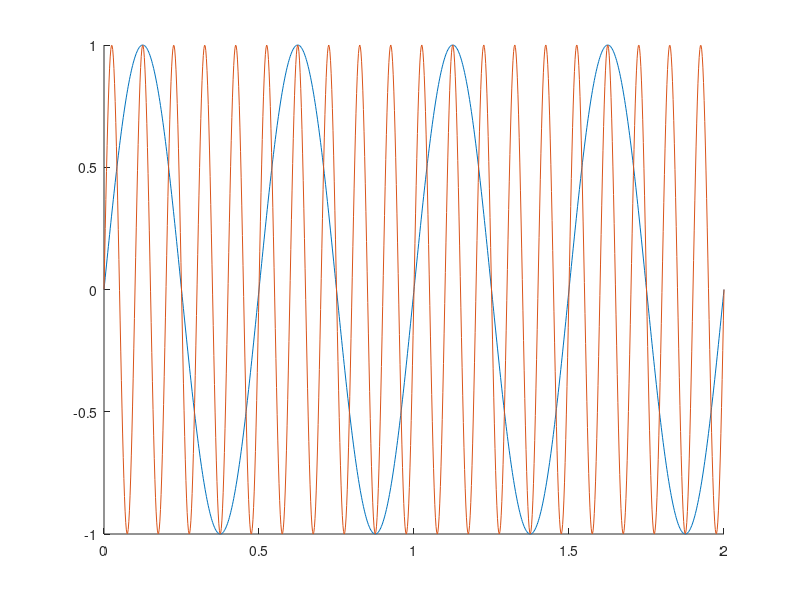
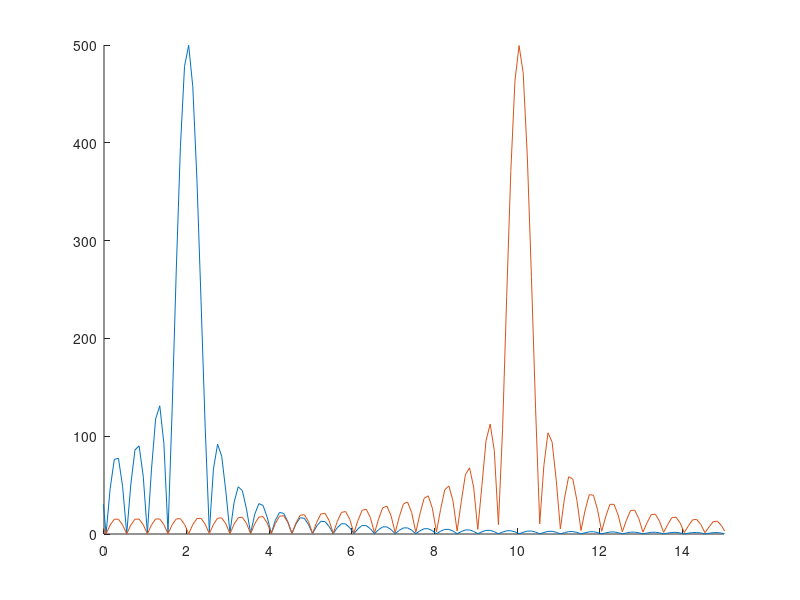

These figures' MATLAB source, in order:
clear;
close all;
clc;
%% testing fft stuff
n = 1000;
t = linspace(0,2,n);
Fs = (n-1) / (t(end) - t(1));
period = 0.5;
y1 = sin(2*pi/period * t);
y2 = sin(2*pi/period*5 * t);
% y = t;

figure(1)
hold on;
plot(t,y1);
plot(t, y2);
hold off;

Y1 = fftshift(fft(y1, 5000));
Y2 = fftshift(fft(y2, 5000));
N = length(Y1);
f = linspace(-Fs/2, Fs/2, N);


figure(2)
hold on;
plot(f, abs(Y1));
plot(f, abs(Y2));
hold off;

xlim([0, 15]);